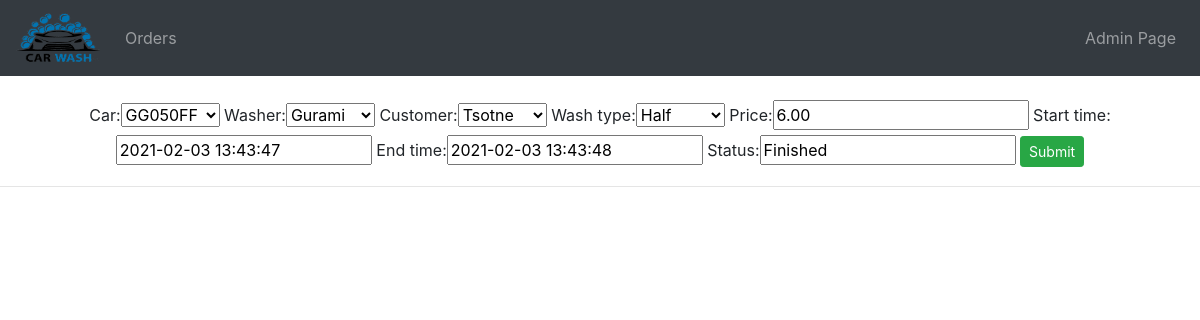
The app's page /update_order/6 with its own data.
### car_wash/models.py (models this page shows, shortened)
class Order(models.Model):
    car = models.ForeignKey(Car, on_delete=models.PROTECT, related_name='orders', default=None)
    washer = models.ForeignKey(CarWasher, on_delete=models.CASCADE, related_name='orders')
    customer = models.ForeignKey(Customer, on_delete=models.SET_NULL, null=True, related_name='orders')
    wash_type = models.ForeignKey(WashType, on_delete=models.PROTECT, related_name='orders', default=None)
    order_price = models.DecimalField(max_digits=4, decimal_places=2, verbose_name=_("Price"), default=None, blank=True)
    created_date = models.DateTimeField(auto_now=True, verbose_name=_("Created Date"))
    order_start_date = models.DateTimeField(verbose_name=_("Start time"))
    order_end_date = models.DateTimeField(verbose_name=_("End time"))
    status = models.CharField(max_length=200, default=None)

### car_wash/views.py (the view)
# urls.py: path('update_order/<int:pk>', update_order, name='update_order'),
def update_order(request, pk):
    order = Order.objects.get(id=pk)
    form = OrderForm(instance=order)
    if request.method == 'POST':
        form = OrderForm(request.POST, instance=order)
        if form.is_valid():
            form.save()
            return redirect(home)
    context = {'form': form}
    return render(request, 'order_form.html', context)

### car_wash/forms.py
class OrderForm(ModelForm):
    class Meta:
        model = Order
        fields = '__all__'

### car_wash/models.py (called while the page is built)
    def __str__(self):
        return self.name

    def __str__(self):
        return self.name

    def __str__(self):
        return self.name

    def __str__(self):
        return f"{self.license_plate}"

### car_wash/templates/order_form.html (shortened to what this page needs)
{% extends 'base.html' %}
{% block body %}
<br>
    <form action="" method="POST" >
        {{ form }}
        <input class="btn btn-sm btn-success" type="submit" name="submit">
    </form>
{% endblock body %}

### records on screen
Order: car "GG050FF", washer "Gurami", customer "Tsotne", wash_type "Half", order_price "6.00", order_start_date "2021-02-03 13:43:47", order_end_date "2021-02-03 13:43:48", status "Finished"
